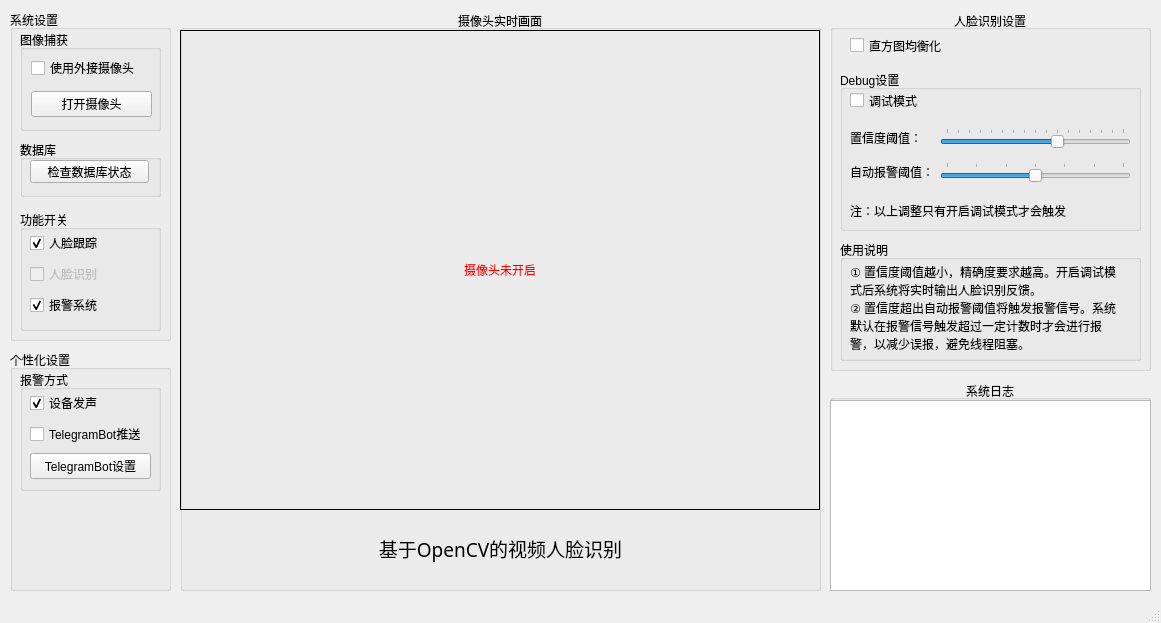
<?xml version="1.0" encoding="UTF-8"?>
<ui version="4.0">
 <class>CoreUI</class>
 <widget class="QMainWindow" name="CoreUI">
  <property name="geometry">
   <rect>
    <x>0</x>
    <y>0</y>
    <width>1161</width>
    <height>623</height>
   </rect>
  </property>
  <property name="windowTitle">
   <string>OpenCV Face Recognition System - Core</string>
  </property>
  <widget class="QWidget" name="centralwidget">
   <widget class="QGroupBox" name="faceRecognizerSettingsLogGroupBox">
    <property name="geometry">
     <rect>
      <x>830</x>
      <y>10</y>
      <width>321</width>
      <height>361</height>
     </rect>
    </property>
    <property name="title">
     <string>人脸识别设置</string>
    </property>
    <property name="alignment">
     <set>Qt::AlignCenter</set>
    </property>
    <widget class="QGroupBox" name="debugGroupBox">
     <property name="geometry">
      <rect>
       <x>10</x>
       <y>60</y>
       <width>301</width>
       <height>161</height>
      </rect>
     </property>
     <property name="title">
      <string>Debug设置</string>
     </property>
     <property name="checkable">
      <bool>false</bool>
     </property>
     <property name="checked">
      <bool>false</bool>
     </property>
     <widget class="QCheckBox" name="debugCheckBox">
      <property name="geometry">
       <rect>
        <x>10</x>
        <y>20</y>
        <width>71</width>
        <height>21</height>
       </rect>
      </property>
      <property name="text">
       <string>调试模式</string>
      </property>
     </widget>
     <widget class="QLabel" name="debugLabel">
      <property name="geometry">
       <rect>
        <x>10</x>
        <y>130</y>
        <width>221</width>
        <height>21</height>
       </rect>
      </property>
      <property name="text">
       <string>注：以上调整只有开启调试模式才会触发</string>
      </property>
     </widget>
     <widget class="QWidget" name="layoutWidget">
      <property name="geometry">
       <rect>
        <x>10</x>
        <y>50</y>
        <width>281</width>
        <height>71</height>
       </rect>
      </property>
      <layout class="QGridLayout" name="debugGridLayout">
       <item row="1" column="0">
        <widget class="QLabel" name="autoAlarmThresholdLabel">
         <property name="text">
          <string>自动报警阈值：</string>
         </property>
         <property name="alignment">
          <set>Qt::AlignLeading|Qt::AlignLeft|Qt::AlignVCenter</set>
         </property>
        </widget>
       </item>
       <item row="0" column="0">
        <widget class="QLabel" name="confidenceThresholdLabel">
         <property name="text">
          <string>置信度阈值：</string>
         </property>
         <property name="alignment">
          <set>Qt::AlignLeading|Qt::AlignLeft|Qt::AlignVCenter</set>
         </property>
        </widget>
       </item>
       <item row="1" column="1">
        <widget class="QSlider" name="autoAlarmThresholdSlider">
         <property name="minimum">
          <number>50</number>
         </property>
         <property name="maximum">
          <number>80</number>
         </property>
         <property name="singleStep">
          <number>1</number>
         </property>
         <property name="pageStep">
          <number>5</number>
         </property>
         <property name="value">
          <number>65</number>
         </property>
         <property name="orientation">
          <enum>Qt::Horizontal</enum>
         </property>
         <property name="tickPosition">
          <enum>QSlider::TicksAbove</enum>
         </property>
        </widget>
       </item>
       <item row="0" column="1">
        <widget class="QSlider" name="confidenceThresholdSlider">
         <property name="maximum">
          <number>80</number>
         </property>
         <property name="singleStep">
          <number>1</number>
         </property>
         <property name="pageStep">
          <number>5</number>
         </property>
         <property name="value">
          <number>50</number>
         </property>
         <property name="orientation">
          <enum>Qt::Horizontal</enum>
         </property>
         <property name="tickPosition">
          <enum>QSlider::TicksAbove</enum>
         </property>
        </widget>
       </item>
      </layout>
     </widget>
    </widget>
    <widget class="QGroupBox" name="tipsGroupBox">
     <property name="geometry">
      <rect>
       <x>10</x>
       <y>230</y>
       <width>301</width>
       <height>121</height>
      </rect>
     </property>
     <property name="title">
      <string>使用说明</string>
     </property>
     <widget class="QLabel" name="autoAlarmTipLabel">
      <property name="geometry">
       <rect>
        <x>10</x>
        <y>60</y>
        <width>271</width>
        <height>51</height>
       </rect>
      </property>
      <property name="text">
       <string>② 置信度超出自动报警阈值将触发报警信号。系统默认在报警信号触发超过一定计数时才会进行报警，以减少误报，避免线程阻塞。</string>
      </property>
      <property name="wordWrap">
       <bool>true</bool>
      </property>
     </widget>
     <widget class="QLabel" name="confidenceTipLabel">
      <property name="geometry">
       <rect>
        <x>10</x>
        <y>20</y>
        <width>271</width>
        <height>41</height>
       </rect>
      </property>
      <property name="text">
       <string>① 置信度阈值越小，精确度要求越高。开启调试模式后系统将实时输出人脸识别反馈。</string>
      </property>
      <property name="wordWrap">
       <bool>true</bool>
      </property>
     </widget>
    </widget>
    <widget class="QCheckBox" name="equalizeHistCheckBox">
     <property name="geometry">
      <rect>
       <x>20</x>
       <y>25</y>
       <width>101</width>
       <height>21</height>
      </rect>
     </property>
     <property name="text">
      <string>直方图均衡化</string>
     </property>
    </widget>
   </widget>
   <widget class="QGroupBox" name="systemSettingsGroupBox">
    <property name="geometry">
     <rect>
      <x>10</x>
      <y>10</y>
      <width>161</width>
      <height>331</height>
     </rect>
    </property>
    <property name="title">
     <string>系统设置</string>
    </property>
    <widget class="QGroupBox" name="functionGroupBox">
     <property name="geometry">
      <rect>
       <x>10</x>
       <y>200</y>
       <width>141</width>
       <height>121</height>
      </rect>
     </property>
     <property name="title">
      <string>功能开关</string>
     </property>
     <widget class="QWidget" name="layoutWidget_3">
      <property name="geometry">
       <rect>
        <x>10</x>
        <y>20</y>
        <width>121</width>
        <height>91</height>
       </rect>
      </property>
      <layout class="QVBoxLayout" name="functionVerticalLayout">
       <item>
        <widget class="QCheckBox" name="faceTrackerCheckBox">
         <property name="enabled">
          <bool>true</bool>
         </property>
         <property name="text">
          <string>人脸跟踪</string>
         </property>
         <property name="checked">
          <bool>true</bool>
         </property>
        </widget>
       </item>
       <item>
        <widget class="QCheckBox" name="faceRecognizerCheckBox">
         <property name="enabled">
          <bool>false</bool>
         </property>
         <property name="toolTip">
          <string>数据库未完成初始化，请检查</string>
         </property>
         <property name="text">
          <string>人脸识别</string>
         </property>
        </widget>
       </item>
       <item>
        <widget class="QCheckBox" name="panalarmCheckBox">
         <property name="text">
          <string>报警系统</string>
         </property>
         <property name="checked">
          <bool>true</bool>
         </property>
        </widget>
       </item>
      </layout>
     </widget>
    </widget>
    <widget class="QGroupBox" name="webcamGroupBox">
     <property name="geometry">
      <rect>
       <x>10</x>
       <y>20</y>
       <width>141</width>
       <height>101</height>
      </rect>
     </property>
     <property name="title">
      <string>图像捕获</string>
     </property>
     <widget class="QWidget" name="layoutWidget_4">
      <property name="geometry">
       <rect>
        <x>11</x>
        <y>21</y>
        <width>121</width>
        <height>71</height>
       </rect>
      </property>
      <layout class="QVBoxLayout" name="webcamVerticalLayout">
       <item>
        <widget class="QCheckBox" name="useExternalCameraCheckBox">
         <property name="text">
          <string>使用外接摄像头</string>
         </property>
        </widget>
       </item>
       <item>
        <widget class="QPushButton" name="startWebcamButton">
         <property name="cursor">
          <cursorShape>PointingHandCursor</cursorShape>
         </property>
         <property name="text">
          <string>打开摄像头</string>
         </property>
         <property name="autoDefault">
          <bool>false</bool>
         </property>
         <property name="default">
          <bool>false</bool>
         </property>
         <property name="flat">
          <bool>false</bool>
         </property>
        </widget>
       </item>
      </layout>
     </widget>
    </widget>
    <widget class="QGroupBox" name="dbGroupBox">
     <property name="geometry">
      <rect>
       <x>10</x>
       <y>130</y>
       <width>141</width>
       <height>57</height>
      </rect>
     </property>
     <property name="title">
      <string>数据库</string>
     </property>
     <widget class="QPushButton" name="initDbButton">
      <property name="geometry">
       <rect>
        <x>10</x>
        <y>20</y>
        <width>119</width>
        <height>23</height>
       </rect>
      </property>
      <property name="cursor">
       <cursorShape>PointingHandCursor</cursorShape>
      </property>
      <property name="text">
       <string>检查数据库状态</string>
      </property>
      <property name="autoDefault">
       <bool>false</bool>
      </property>
     </widget>
    </widget>
   </widget>
   <widget class="QGroupBox" name="personalizedSettingsGroupBox">
    <property name="geometry">
     <rect>
      <x>10</x>
      <y>350</y>
      <width>161</width>
      <height>241</height>
     </rect>
    </property>
    <property name="title">
     <string>个性化设置</string>
    </property>
    <widget class="QGroupBox" name="alarmWaysGroupBox">
     <property name="geometry">
      <rect>
       <x>10</x>
       <y>20</y>
       <width>141</width>
       <height>121</height>
      </rect>
     </property>
     <property name="title">
      <string>报警方式</string>
     </property>
     <property name="checkable">
      <bool>false</bool>
     </property>
     <widget class="QWidget" name="layoutWidget_2">
      <property name="geometry">
       <rect>
        <x>10</x>
        <y>20</y>
        <width>121</width>
        <height>91</height>
       </rect>
      </property>
      <layout class="QVBoxLayout" name="alarmWaysVerticalLayout">
       <item>
        <widget class="QCheckBox" name="bellCheckBox">
         <property name="text">
          <string>设备发声</string>
         </property>
         <property name="checked">
          <bool>true</bool>
         </property>
        </widget>
       </item>
       <item>
        <widget class="QCheckBox" name="telegramBotPushCheckBox">
         <property name="text">
          <string>TelegramBot推送</string>
         </property>
        </widget>
       </item>
       <item>
        <widget class="QPushButton" name="telegramBotSettingsButton">
         <property name="text">
          <string>TelegramBot设置</string>
         </property>
         <property name="autoDefault">
          <bool>false</bool>
         </property>
        </widget>
       </item>
      </layout>
     </widget>
    </widget>
   </widget>
   <widget class="QGroupBox" name="logGroupBox">
    <property name="geometry">
     <rect>
      <x>830</x>
      <y>380</y>
      <width>321</width>
      <height>211</height>
     </rect>
    </property>
    <property name="title">
     <string>系统日志</string>
    </property>
    <property name="alignment">
     <set>Qt::AlignCenter</set>
    </property>
    <widget class="QTextEdit" name="logTextEdit">
     <property name="geometry">
      <rect>
       <x>0</x>
       <y>20</y>
       <width>321</width>
       <height>191</height>
      </rect>
     </property>
    </widget>
   </widget>
   <widget class="QGroupBox" name="realTimeCaptureGroupBox">
    <property name="geometry">
     <rect>
      <x>180</x>
      <y>10</y>
      <width>641</width>
      <height>581</height>
     </rect>
    </property>
    <property name="title">
     <string>摄像头实时画面</string>
    </property>
    <property name="alignment">
     <set>Qt::AlignCenter</set>
    </property>
    <property name="flat">
     <bool>false</bool>
    </property>
    <widget class="QLabel" name="realTimeCaptureLabel">
     <property name="geometry">
      <rect>
       <x>0</x>
       <y>20</y>
       <width>640</width>
       <height>480</height>
      </rect>
     </property>
     <property name="frameShape">
      <enum>QFrame::Box</enum>
     </property>
     <property name="text">
      <string>&lt;font color=red&gt;摄像头未开启&lt;/font&gt;</string>
     </property>
     <property name="alignment">
      <set>Qt::AlignCenter</set>
     </property>
    </widget>
    <widget class="QLabel" name="aboutLabel">
     <property name="geometry">
      <rect>
       <x>50</x>
       <y>520</y>
       <width>541</width>
       <height>36</height>
      </rect>
     </property>
     <property name="font">
      <font>
       <family>楷体</family>
       <pointsize>14</pointsize>
      </font>
     </property>
     <property name="text">
      <string>基于OpenCV的视频人脸识别</string>
     </property>
     <property name="alignment">
      <set>Qt::AlignCenter</set>
     </property>
    </widget>
   </widget>
  </widget>
  <widget class="QStatusBar" name="statusbar"/>
 </widget>
 <resources/>
 <connections/>
</ui>
